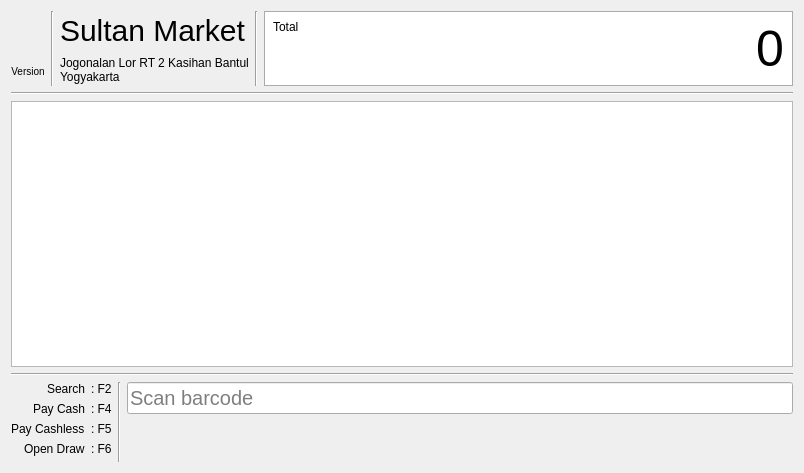
<?xml version="1.0" encoding="UTF-8"?>
<ui version="4.0">
 <class>CashierWidget</class>
 <widget class="QWidget" name="CashierWidget">
  <property name="geometry">
   <rect>
    <x>0</x>
    <y>0</y>
    <width>804</width>
    <height>473</height>
   </rect>
  </property>
  <property name="windowTitle">
   <string>Form</string>
  </property>
  <layout class="QVBoxLayout" name="verticalLayout_4">
   <item>
    <layout class="QHBoxLayout" name="horizontalLayout">
     <property name="sizeConstraint">
      <enum>QLayout::SetFixedSize</enum>
     </property>
     <property name="topMargin">
      <number>0</number>
     </property>
     <property name="rightMargin">
      <number>0</number>
     </property>
     <item>
      <layout class="QVBoxLayout" name="verticalLayout_5">
       <property name="topMargin">
        <number>10</number>
       </property>
       <item>
        <widget class="QLabel" name="label">
         <property name="text">
          <string/>
         </property>
         <property name="pixmap">
          <pixmap resource="../../sultan/sultan.qrc">:/images/icon_64.png</pixmap>
         </property>
         <property name="alignment">
          <set>Qt::AlignCenter</set>
         </property>
        </widget>
       </item>
       <item>
        <widget class="QLabel" name="labelVersion">
         <property name="styleSheet">
          <string notr="true">font-size: 10px;</string>
         </property>
         <property name="text">
          <string>Version</string>
         </property>
         <property name="alignment">
          <set>Qt::AlignCenter</set>
         </property>
        </widget>
       </item>
      </layout>
     </item>
     <item>
      <widget class="Line" name="line">
       <property name="orientation">
        <enum>Qt::Vertical</enum>
       </property>
      </widget>
     </item>
     <item>
      <layout class="QVBoxLayout" name="verticalLayout" stretch="0,0">
       <property name="sizeConstraint">
        <enum>QLayout::SetMinimumSize</enum>
       </property>
       <property name="rightMargin">
        <number>0</number>
       </property>
       <item>
        <widget class="QLabel" name="labelTitle">
         <property name="sizePolicy">
          <sizepolicy hsizetype="Preferred" vsizetype="Fixed">
           <horstretch>0</horstretch>
           <verstretch>0</verstretch>
          </sizepolicy>
         </property>
         <property name="mouseTracking">
          <bool>false</bool>
         </property>
         <property name="styleSheet">
          <string notr="true">font-size: 30px;</string>
         </property>
         <property name="text">
          <string>Sultan Market</string>
         </property>
        </widget>
       </item>
       <item>
        <widget class="QLabel" name="labelSubtitle">
         <property name="sizePolicy">
          <sizepolicy hsizetype="Fixed" vsizetype="Fixed">
           <horstretch>0</horstretch>
           <verstretch>0</verstretch>
          </sizepolicy>
         </property>
         <property name="text">
          <string>&lt;html&gt;&lt;head/&gt;&lt;body&gt;&lt;p&gt;Jogonalan Lor RT 2 Kasihan Bantul&lt;br/&gt;Yogyakarta&lt;/p&gt;&lt;/body&gt;&lt;/html&gt;</string>
         </property>
         <property name="textFormat">
          <enum>Qt::RichText</enum>
         </property>
        </widget>
       </item>
      </layout>
     </item>
     <item>
      <widget class="Line" name="line_4">
       <property name="orientation">
        <enum>Qt::Vertical</enum>
       </property>
      </widget>
     </item>
     <item>
      <layout class="QVBoxLayout" name="verticalLayout_6">
       <property name="topMargin">
        <number>0</number>
       </property>
       <item>
        <widget class="QWidget" name="widget" native="true">
         <property name="styleSheet">
          <string notr="true">background-color: white;
border: 1px solid #ababab;</string>
         </property>
         <layout class="QHBoxLayout" name="horizontalLayout_2">
          <item>
           <widget class="QLabel" name="label_12">
            <property name="styleSheet">
             <string notr="true">border: none;</string>
            </property>
            <property name="text">
             <string>Total</string>
            </property>
            <property name="alignment">
             <set>Qt::AlignLeading|Qt::AlignLeft|Qt::AlignTop</set>
            </property>
           </widget>
          </item>
          <item>
           <widget class="QLabel" name="labelTotal">
            <property name="sizePolicy">
             <sizepolicy hsizetype="Expanding" vsizetype="Preferred">
              <horstretch>0</horstretch>
              <verstretch>0</verstretch>
             </sizepolicy>
            </property>
            <property name="styleSheet">
             <string notr="true">font-size: 50px; border: none;</string>
            </property>
            <property name="text">
             <string>0</string>
            </property>
            <property name="alignment">
             <set>Qt::AlignRight|Qt::AlignTrailing|Qt::AlignVCenter</set>
            </property>
           </widget>
          </item>
         </layout>
        </widget>
       </item>
      </layout>
     </item>
    </layout>
   </item>
   <item>
    <widget class="Line" name="line_5">
     <property name="orientation">
      <enum>Qt::Horizontal</enum>
     </property>
    </widget>
   </item>
   <item>
    <widget class="QTableView" name="tableView">
     <property name="tabKeyNavigation">
      <bool>false</bool>
     </property>
     <property name="showDropIndicator" stdset="0">
      <bool>false</bool>
     </property>
     <property name="dragDropOverwriteMode">
      <bool>false</bool>
     </property>
     <property name="horizontalScrollMode">
      <enum>QAbstractItemView::ScrollPerPixel</enum>
     </property>
     <property name="gridStyle">
      <enum>Qt::DashLine</enum>
     </property>
    </widget>
   </item>
   <item>
    <widget class="Line" name="line_2">
     <property name="orientation">
      <enum>Qt::Horizontal</enum>
     </property>
    </widget>
   </item>
   <item>
    <layout class="QHBoxLayout" name="horizontalLayout_3">
     <property name="topMargin">
      <number>0</number>
     </property>
     <item>
      <layout class="QFormLayout" name="formLayout">
       <property name="labelAlignment">
        <set>Qt::AlignRight|Qt::AlignTrailing|Qt::AlignVCenter</set>
       </property>
       <item row="0" column="0">
        <widget class="QLabel" name="label_4">
         <property name="styleSheet">
          <string notr="true">font-size: 12px;</string>
         </property>
         <property name="text">
          <string>Search</string>
         </property>
        </widget>
       </item>
       <item row="0" column="1">
        <widget class="QLabel" name="label_2">
         <property name="styleSheet">
          <string notr="true">font-size: 12px;</string>
         </property>
         <property name="text">
          <string>: F2</string>
         </property>
        </widget>
       </item>
       <item row="1" column="0">
        <widget class="QLabel" name="label_6">
         <property name="styleSheet">
          <string notr="true">font-size: 12px;</string>
         </property>
         <property name="text">
          <string>Pay Cash</string>
         </property>
        </widget>
       </item>
       <item row="1" column="1">
        <widget class="QLabel" name="label_7">
         <property name="styleSheet">
          <string notr="true">font-size: 12px;</string>
         </property>
         <property name="text">
          <string>: F4</string>
         </property>
        </widget>
       </item>
       <item row="2" column="0">
        <widget class="QLabel" name="label_8">
         <property name="styleSheet">
          <string notr="true">font-size: 12px;</string>
         </property>
         <property name="text">
          <string>Pay Cashless</string>
         </property>
        </widget>
       </item>
       <item row="2" column="1">
        <widget class="QLabel" name="label_9">
         <property name="styleSheet">
          <string notr="true">font-size: 12px;</string>
         </property>
         <property name="text">
          <string>: F5</string>
         </property>
        </widget>
       </item>
       <item row="3" column="0">
        <widget class="QLabel" name="label_10">
         <property name="styleSheet">
          <string notr="true">font-size: 12px;</string>
         </property>
         <property name="text">
          <string>Open Draw</string>
         </property>
        </widget>
       </item>
       <item row="3" column="1">
        <widget class="QLabel" name="label_11">
         <property name="styleSheet">
          <string notr="true">font-size: 12px;</string>
         </property>
         <property name="text">
          <string>: F6</string>
         </property>
        </widget>
       </item>
      </layout>
     </item>
     <item>
      <widget class="Line" name="line_3">
       <property name="orientation">
        <enum>Qt::Vertical</enum>
       </property>
      </widget>
     </item>
     <item>
      <layout class="QVBoxLayout" name="verticalLayout_3">
       <item>
        <widget class="QLineEdit" name="lineBarcode">
         <property name="styleSheet">
          <string notr="true">font-size: 20px;</string>
         </property>
         <property name="placeholderText">
          <string>Scan barcode</string>
         </property>
        </widget>
       </item>
       <item>
        <widget class="QLabel" name="labelName">
         <property name="styleSheet">
          <string notr="true">font-size: 16px;</string>
         </property>
         <property name="text">
          <string/>
         </property>
        </widget>
       </item>
       <item>
        <widget class="QLabel" name="labelPrice">
         <property name="styleSheet">
          <string notr="true">font-size: 16px;</string>
         </property>
         <property name="text">
          <string/>
         </property>
         <property name="alignment">
          <set>Qt::AlignRight|Qt::AlignTrailing|Qt::AlignVCenter</set>
         </property>
        </widget>
       </item>
      </layout>
     </item>
    </layout>
   </item>
  </layout>
 </widget>
 <resources>
  <include location="../../sultan/sultan.qrc"/>
 </resources>
 <connections/>
</ui>
